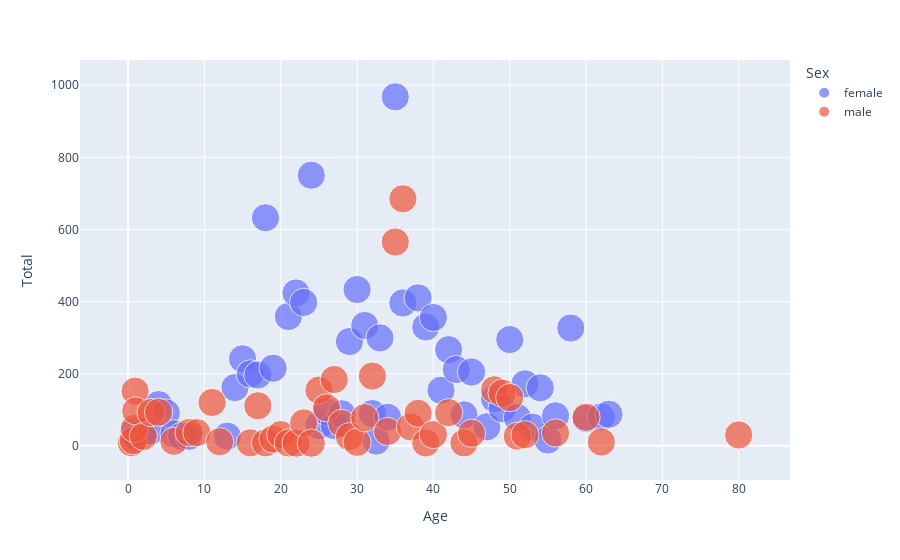

Notebook source saved alongside this figure:
### Code cell
df2=df.groupby(["Sex","Age","Survived"])["Fare"].sum().reset_index(name='Total')

fig = px.scatter(df2, x='Age', y='Total', color='Sex',size='Survived')
fig.show()

### Figure 1 — Plotly figure (JSON) as saved in the notebook; plotly's stock layout.template omitted (floating-point values rounded to 4 significant figures)
{"data": [{"hovertemplate": "Sex=female<br>Age=%{x}<br>Total=%{y}<br>Survived=%{marker.size}<extra></extra>", "legendgroup": "female", "marker": {"color": "#636efa", "size": [1, 1, 0, 1, 0, 1, 1, 1, 0, 1, 1, 0, 1, 0, 0, 0, 1, 0, 1, 0, 1, 0, 1, 0, 1, 0, 1, 1, 0, 0, 1, 0, 1, 0, 1, 0, 1, 0, 1, 0, 1, 0, 1, 0, 1, 0, 1, 0, 1, 0, 0, 1, 0, 1, 1, 1, 1, 1, 1, 0, 0, 1, 0, 1, 0, 1, 0, 1, 1, 0, 1, 0, 1, 0, 1, 0, 1, 0, 1, 1, 0, 1, 1, 1, 1, 1, 1, 1, 0, 1, 1, 1, 1], "sizemode": "area", "sizeref": 0.0025, "symbol": "circle"}, "mode": "markers", "name": "female", "orientation": "v", "showlegend": true, "type": "scatter", "x": [0.75, 1, 2, 2, 3, 3, 4, 5, 6, 6, 7, 8, 8, 9, 10, 11, 13, 14, 14, 14.5, 15, 16, 16, 17, 17, 18, 18, 19, 20, 21, 21, 22, 22, 23, 23, 24, 24, 25, 25, 26, 26, 27, 27, 28, 28, 29, 29, 30, 30, 30.5, 31, 31, 32, 32, 32.5, 33, 34, 35, 36, 37, 38, 38, 39, 39, 40, 40, 41, 41, 42, 43, 43, 44, 44, 45, 45, 47, 47, 48, 48, 49, 50, 50, 51, 52, 53, 54, 55, 56, 57, 58, 60, 62, 63], "xaxis": "x", "y": [38.52, 26.88, 221.2, 38.29, 21.07, 41.58, 114.1, 90.87, 31.27, 33, 26.25, 21.07, 26.25, 108.8, 24.15, 31.27, 26.73, 7.854, 161.3, 14.45, 241.0, 46.9, 199.4, 14.46, 196.3, 64.78, 632.2, 215.1, 18.49, 51.95, 358.5, 20.35, 423.8, 7.925, 397.6, 21.85, 750.3, 167.3, 56, 42.1, 94.63, 21, 55.89, 22.3, 88.65, 31.54, 289.1, 32.81, 433.2, 7.75, 25.85, 333.6, 15.5, 89.29, 13, 299.2, 79, 967.8, 396.0, 9.588, 13, 410.2, 60.4, 329.6, 9.475, 355.7, 59.9, 154, 266.5, 46.9, 211.3, 26, 85.7, 50.1, 204.6, 14.5, 52.55, 34.38, 130.5, 102.7, 28.71, 294.5, 77.96, 171.8, 51.48, 160.7, 16, 83.16, 10.5, 326.5, 75.25, 80, 87.55], "yaxis": "y"}, {"hovertemplate": "Sex=male<br>Age=%{x}<br>Total=%{y}<br>Survived=%{marker.size}<extra></extra>", "legendgroup": "male", "marker": {"color": "#EF553B", "size": [1, 1, 1, 1, 0, 1, 0, 1, 1, 0, 1, 1, 0, 0, 1, 0, 1, 0, 0, 1, 1, 0, 0, 0, 1, 0, 1, 0, 1, 0, 1, 0, 1, 0, 0, 1, 0, 1, 0, 1, 0, 0, 1, 0, 0, 1, 0, 1, 0, 1, 0, 1, 0, 0, 1, 0, 1, 0, 0, 1, 0, 1, 0, 0, 0, 1, 0, 0, 1, 0, 1, 0, 0, 1, 0, 1, 0, 1, 0, 1, 0, 0, 0, 1, 0, 0, 1, 0, 1, 0, 0, 0, 0, 1, 0, 1, 0, 1, 0, 1, 0, 1, 0, 0, 0, 0, 1, 0, 0, 0, 0, 1, 0, 0, 1, 0, 0, 0, 0, 0, 0, 0, 1], "sizemode": "area", "sizeref": 0.0025, "symbol": "circle"}, "mode": "markers", "name": "male", "orientation": "v", "showlegend": true, "type": "scatter", "x": [0.42, 0.67, 0.83, 0.92, 1, 1, 2, 2, 3, 4, 4, 6, 7, 8, 8, 9, 9, 10, 11, 11, 12, 14, 15, 16, 16, 17, 17, 18, 18, 19, 19, 20, 20, 20.5, 21, 21, 22, 22, 23, 23, 23.5, 24, 24, 24.5, 25, 25, 26, 26, 27, 27, 28, 28, 28.5, 29, 29, 30, 30, 30.5, 31, 31, 32, 32, 32.5, 33, 34, 34, 34.5, 35, 35, 36, 36, 36.5, 37, 37, 38, 38, 39, 39, 40, 40, 40.5, 41, 42, 42, 43, 44, 44, 45, 45, 45.5, 46, 47, 48, 48, 49, 49, 50, 50, 51, 51, 52, 52, 54, 55, 55.5, 56, 56, 57, 58, 59, 60, 60, 61, 62, 62, 64, 65, 66, 70, 70.5, 71, 74, 80], "xaxis": "x", "y": [8.517, 14.5, 47.75, 151.6, 86.59, 96.58, 89.89, 26, 92.04, 88.3, 92.99, 12.47, 68.81, 29.12, 36.75, 78.29, 36.42, 27.9, 65.69, 120, 11.24, 86.59, 7.229, 183.4, 8.05, 47.4, 110.9, 284.6, 8.05, 463.1, 18.55, 79.98, 30.9, 7.25, 339.3, 7.796, 237.3, 7.225, 101.0, 63.36, 7.229, 511.8, 7.142, 8.05, 184.0, 154.3, 101.5, 105.3, 285.9, 183.8, 352.5, 62.05, 23.33, 196.0, 25.15, 163.1, 9.5, 8.05, 191.8, 77.92, 139.7, 193.3, 30.07, 88.18, 131.0, 39.55, 6.438, 74.67, 565.2, 238.2, 685.0, 26, 116.7, 52.55, 177.1, 90, 115.3, 7.925, 86.24, 31, 22.25, 21.23, 124.3, 91.84, 40.75, 148.2, 7.925, 152.5, 34.6, 35.73, 166.4, 181.4, 20.85, 155.3, 110.9, 146.0, 183.4, 133.7, 96.76, 26.55, 106.2, 30.5, 195.1, 30.5, 8.05, 57.25, 35.5, 12.35, 143.0, 20.75, 65.55, 79.2, 72.06, 53.1, 10.5, 289, 96.28, 10.5, 81.5, 7.75, 84.16, 7.775, 30], "yaxis": "y"}], "layout": {"legend": {"itemsizing": "constant", "title": {"text": "Sex"}, "tracegroupgap": 0}, "margin": {"t": 60}, "xaxis": {"anchor": "y", "domain": [0, 1], "title": {"text": "Age"}}, "yaxis": {"anchor": "x", "domain": [0, 1], "title": {"text": "Total"}}}}
